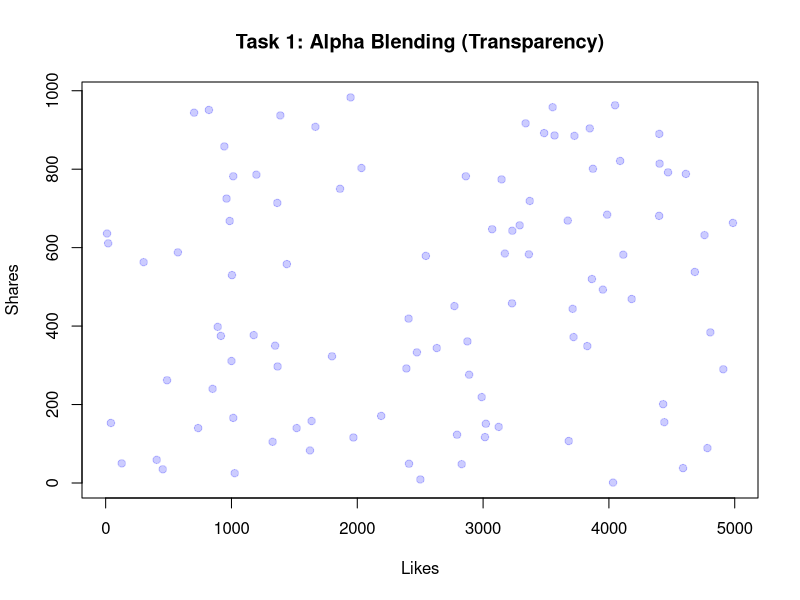
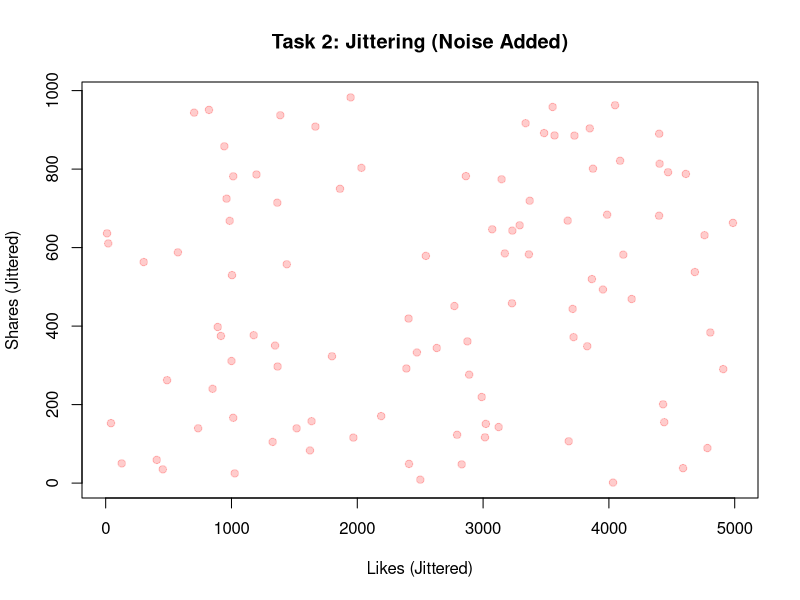
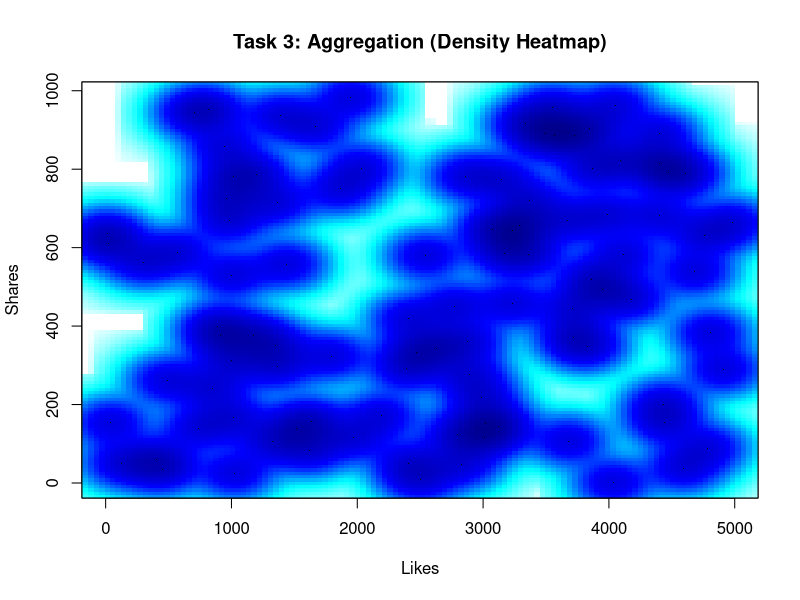

These figures' R source, in order:
print("Name: Shailendra C | Roll No: 23BAD108")

data <- read.csv("7.social_media_interactions.csv")

x_data <- data$Likes
y_data <- data$Shares

plot(x_data, y_data,
     main = "Task 1: Alpha Blending (Transparency)",
     xlab = "Likes",
     ylab = "Shares",
     pch = 19,
     col = rgb(0, 0, 1, 0.2))

plot(jitter(x_data, factor=2), jitter(y_data, factor=2),
     main = "Task 2: Jittering (Noise Added)",
     xlab = "Likes (Jittered)",
     ylab = "Shares (Jittered)",
     pch = 19,
     col = rgb(1, 0, 0, 0.2))

smoothScatter(x_data, y_data,
              main = "Task 3: Aggregation (Density Heatmap)",
              xlab = "Likes",
              ylab = "Shares",
              colramp = colorRampPalette(c("white", "cyan", "blue", "darkblue")))
